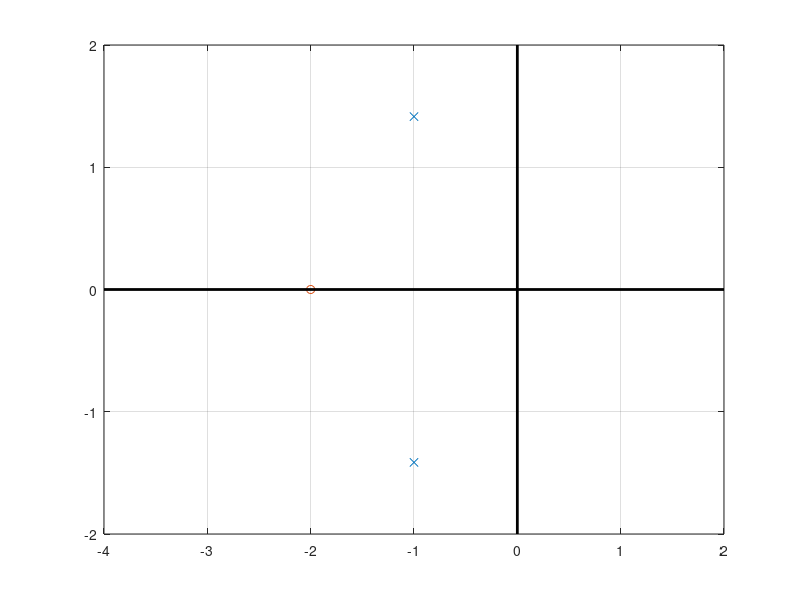

MATLAB code to generate this figure:
pkg load control
clear all
close all
clc

num = [1 2]
den = [1 2 3]

% Create the transfer function
sys = tf(num, den)

% Plot the nyquist plot
pol = pole(sys)
zer = zero(sys)

pol_real = real(pol)
pol_img  = imag(pol)

zer_real = real(zer)
zer_img  = imag(zer)


plot(pol_real, pol_img , 'x', zer_real, zer_img, 'o')
xlim([-4, 2])
ylim([-2, 2])
line ([0,0],[-2, 2], "linewidth", 2, "color", 'k')
line ([-4,2],[0, 0], "linewidth", 2, "color", 'k')
grid on
